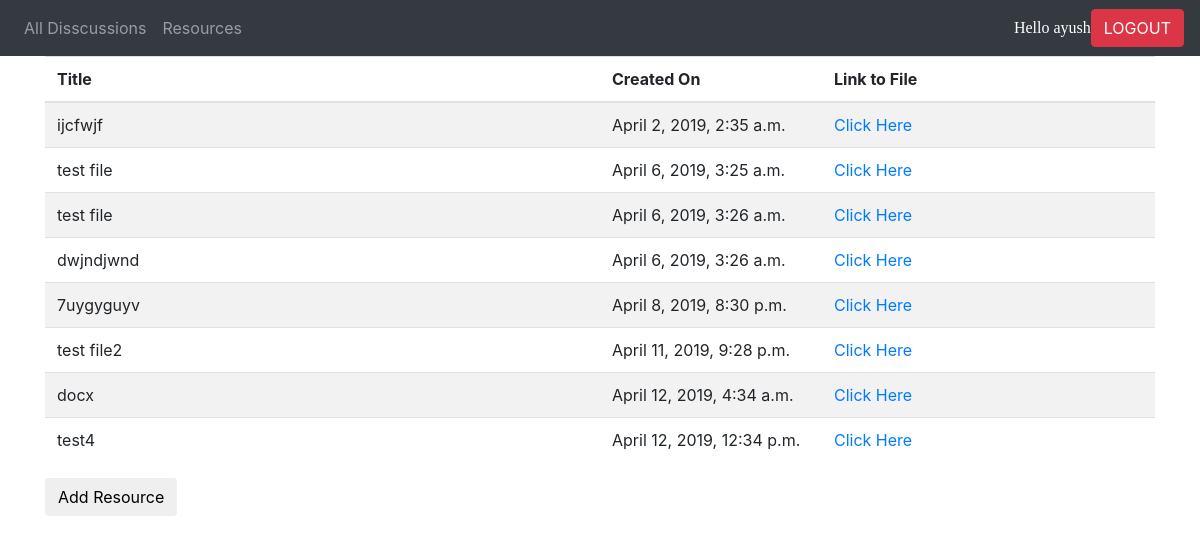
Page /forum/resource/ (signed in) on the committed database.
### forum/models.py (models this page shows, shortened)
class resource(models.Model):
    title=models.CharField(max_length =1000)
    rfile = models.FileField()
    created = models.DateTimeField()
    author = models.CharField(max_length=100)

### forum/views.py (the view)
# urls.py: url(r'resource/$',views.Resource,name='resources'),
def Resource(request):
    all_resource=resource.objects.all()
    return render(request,'resource.html',{'all_resource':all_resource,'user': request.user})

### forum/templates/resource.html (shortened to what this page needs)
<link rel="stylesheet" href="https://maxcdn.bootstrapcdn.com/bootstrap/4.0.0/css/bootstrap.min.css">
<nav class="navbar navbar-expand-sm bg-dark navbar-dark">
    <ul class="navbar-nav">
      <li class="nav-item">
        <a class="nav-link" href="{% url 'forum:index' %}">All Disscussions</a>
      </li>
      <li class="nav-item">
        <a class="nav-link" href="{% url 'forum:resources'%}">Resources</a>
      </li>
      <li class="nav-item">
        <a class="nav-link" href="#"></a>
      </li>
    </ul>
            <font size=3 face ="Comic Sans Ms" color="white">Hello {{user.username}}</font>
            <a href="{% url 'forum:logout'%}"><button type="button" class="btn btn-danger">LOGOUT</button></a>
  </nav>
<div class= "container">
    <table
    <table class="table table-striped table-hover">
            <thead>
                <tr>
                    <th class="col-md-5">Title</th>
                    <th class="col-md-2">Created On</th>
                    <th class="col-md-3">Link to File</th>
                </tr>
            </thead>
            <tbody>
                    {% for resource in all_resource%}
                    <td>
                            {{resource.title}}
                    </td>
                    <td>{{resource.created}}</td>
                    <td>
                        <a href="{{resource.rfile.url}}"><span>Click Here </span></a>
                    </td>
                {% endfor %}
            </tbody>
        </table>
{% if user.is_superuser%}
      <a href="{% url 'forum:resource-add' %}"> <button class ="btn btn primary">Add Resource</button></a>
{% endif%}
</div>

### rows in the picture
resource: title "ijcfwjf", created "April 2, 2019, 2:35 a.m."
resource: title "test file", created "April 6, 2019, 3:25 a.m."
resource: title "test file", created "April 6, 2019, 3:26 a.m."
resource: title "dwjndjwnd", created "April 6, 2019, 3:26 a.m."
resource: title "7uygyguyv", created "April 8, 2019, 8:30 p.m."
resource: title "test file2", created "April 11, 2019, 9:28 p.m."
resource: title "docx", created "April 12, 2019, 4:34 a.m."
resource: title "test4", created "April 12, 2019, 12:34 p.m."

### other values in the picture
{{ user.username }} "ayush"
